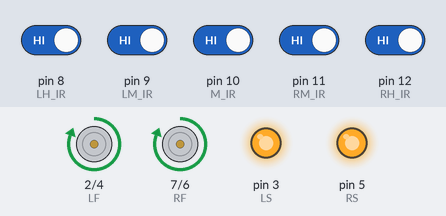
The sketch below on a simulated Arduino Uno, built with avr-gcc and run on an emulated ATmega328P. On the bench: motor-driver pin pairs drawn as motors (green arrow = first pin HIGH = forward, orange = second pin HIGH = backward, longer = more drive), output pins drawn as LEDs (lit = HIGH). The inputs (shaded band) are chosen by the test bench; at power-on: pin 8 (LH_IR), pin 9 (LM_IR), pin 10 (M_IR), pin 11 (RM_IR), pin 12 (RH_IR) HIGH.

Above: at 1.2 s.
1.3 s: pin 8 (LH_IR) driven LOW
At 2.3 s:
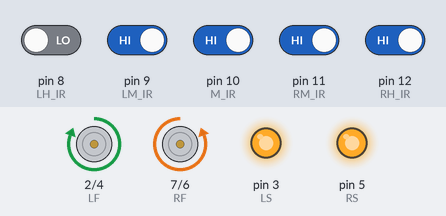
2.8 s: pin 8 (LH_IR) driven HIGH and pin 9 (LM_IR) driven LOW and pin 10 (M_IR) driven LOW and pin 11 (RM_IR) driven LOW and pin 12 (RH_IR) driven LOW
At 3.4 s:
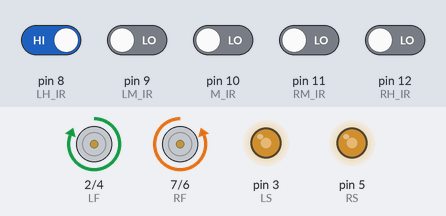
4.3 s: pin 9 (LM_IR) driven HIGH
At 4.6 s:
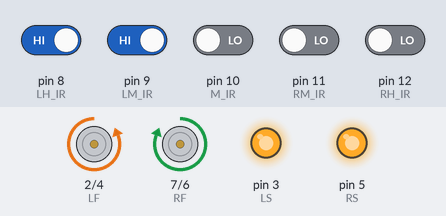
5.8 s: pin 12 (RH_IR) driven HIGH
At 6.9 s:
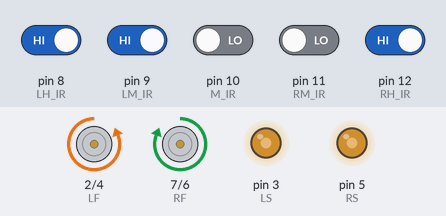
7.3 s: pin 11 (RM_IR) driven HIGH
At 8.1 s:
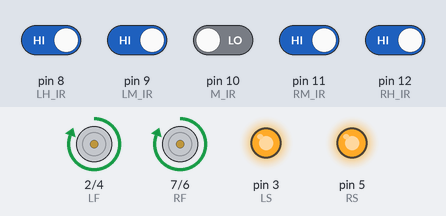
8.8 s: pin 8 (LH_IR) driven LOW
At 9.2 s:
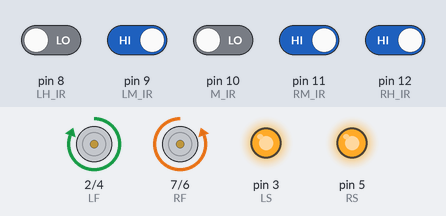
Timing chart, 0 to 11.3 s (numbered marks = the images above; inputs shaded):
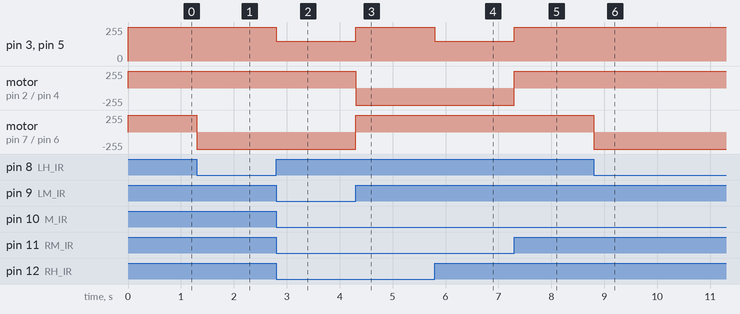

Measured:
- after the input at 1.3 s, motor on pin 7 (RF) / pin 6 (RB): forward 255/255 → backward 255/255 at once
- after the input at 2.8 s, pin 3 (LS), pin 5 (RS): 255/255 → 150/255 at once
- after the input at 4.3 s, pin 3 (LS), pin 5 (RS): 150/255 → 255/255 at once; motor on pin 2 (LF) / pin 4 (LB): forward 255/255 → backward 255/255 at once; motor on pin 7 (RF) / pin 6 (RB): backward 255/255 → forward 255/255 at once
- after the input at 5.8 s, pin 3 (LS), pin 5 (RS): 255/255 → 150/255 at once
- after the input at 7.3 s, pin 3 (LS), pin 5 (RS): 150/255 → 255/255 at once; motor on pin 2 (LF) / pin 4 (LB): backward 255/255 → forward 255/255 at once
- after the input at 8.8 s, motor on pin 7 (RF) / pin 6 (RB): forward 255/255 → backward 255/255 at once

The sketch:

Line-Follower.ino
```cpp
// Motor Connections
const int RF =  7;     // Left Forward
const int RS =  5;     // Left Speed
const int RB =  6;     // Left Backward
const int LF =  2;     // Right Forward
const int LS =  3;     // Right Speed
const int LB =  4;     // Right Backward

// IR Array Connections
const int LH_IR = 8;     // Very Left IR
const int LM_IR = 9;     // Slight Left IR
const int M_IR  = 10;    // Middle IR
const int RM_IR = 11;    // Slight Right IR
const int RH_IR = 12;    // Very Right IR

// IR Value containers
int LH_V;
int LM_V;
int M_V;
int RM_V;
int RH_V;

//Motor Speed Values
const int Max = 255; //Maximum Speed
int TurnSpeed = 150;
int t1;


void setup() {
  pinMode(LF , OUTPUT);
  pinMode(LB , OUTPUT);
  pinMode(LS , OUTPUT);
  pinMode(RF , OUTPUT);
  pinMode(RB , OUTPUT);
  pinMode(RS , OUTPUT);
}

void loop() {
  LH_V = digitalRead(LH_IR);
  LM_V = digitalRead(LM_IR);
  M_V  = digitalRead(M_IR );
  RM_V = digitalRead(RM_IR);
  RH_V = digitalRead(RH_IR); // 0 means Black

    if (LM_V == 0 && !(LH_V == 0)) {                      // Slight Left IR is on track
      while ((!(M_V == 0) && !(LH_V == 0)) || LM_V == 0) {
        left(TurnSpeed, TurnSpeed);
        LH_V = digitalRead(LH_IR);
        LM_V = digitalRead(LM_IR);
        M_V  = digitalRead(M_IR );
      }
    }
    if (RM_V == 0 && !(RH_V == 0)) {                      // Slight Right IR is on track
      while ((!(M_V == 0) && !(RH_V == 0)) || RM_V == 0) {
        right(TurnSpeed, TurnSpeed);
        M_V  = digitalRead(M_IR );
        RM_V = digitalRead(RM_IR);
        RH_V = digitalRead(RH_IR);
      }
    }
    if (LH_V == 0) {                      // Very Left IR is on track
      while(!(M_V == 0) || LH_V ==0 ) {
        M_V  = digitalRead(M_IR );
        LH_V = digitalRead(LH_IR);
        left(Max, Max);
      }
    }
    if (RH_V == 0) {                      // Very Right IR is on track
      while(!(M_V == 0) || RH_V ==0 ) {
        M_V  = digitalRead(M_IR );
        RH_V = digitalRead(RH_IR);
        right(Max, Max);
      }
    }
  forward(Max, Max);                      // Go forward once all errors have been corrected
}

void forward(int L_Speed, int R_Speed) {
  analogWrite(LS, L_Speed);
  analogWrite(RS, R_Speed);
  digitalWrite(LF , HIGH);
  digitalWrite(LB , LOW);
  digitalWrite(RF , HIGH);
  digitalWrite(RB , LOW);
}

void backward(int L_Speed, int R_Speed) {
  analogWrite(LS, L_Speed);
  analogWrite(RS, R_Speed);
  digitalWrite(LF , LOW);
  digitalWrite(LB , HIGH);
  digitalWrite(RF , LOW);
  digitalWrite(RB , HIGH);
}

void left(int L_Speed, int R_Speed) {
  analogWrite(LS, L_Speed);
  analogWrite(RS, R_Speed);
  digitalWrite(LF , HIGH);
  digitalWrite(LB , LOW);
  digitalWrite(RF , LOW);
  digitalWrite(RB , HIGH);
}

void right(int L_Speed, int R_Speed) {
  analogWrite(LS, L_Speed);
  analogWrite(RS, R_Speed);
  digitalWrite(LF , LOW);
  digitalWrite(LB , HIGH);
  digitalWrite(RF , HIGH);
  digitalWrite(RB , LOW);
}
```
